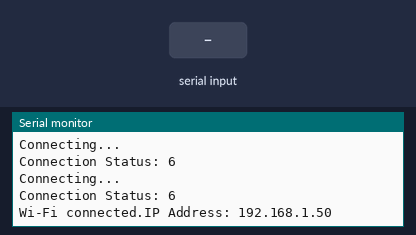
Recording of a sketch running on a simulated ESP8266 (NodeMCU). On the bench: the last lines printed to the serial monitor. The test bench sets the inputs (shaded band). WiFi joins after 1.5 s; servers stay silent unless stated.

Above: at 3.2 s.
3.3 s: "1\n" received over the second serial link
At 4.0 s:
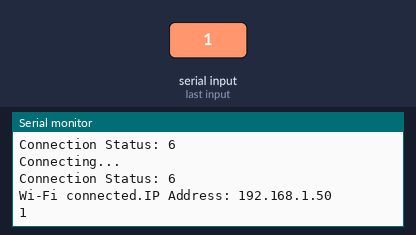
4.8 s: "0\n" received over the second serial link
At 5.2 s:
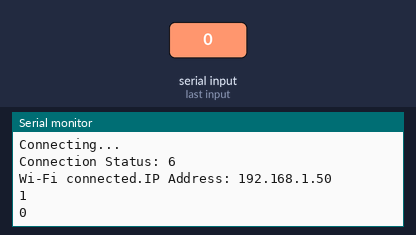
6.3 s: "2\n" received over the second serial link
At 7.5 s:
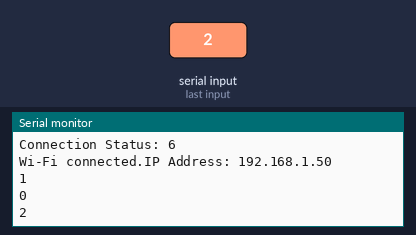

Measured:
- after the input at 3.3 s, the serial monitor: prints a new line at once (image 1)
- after the input at 4.8 s, the serial monitor: prints a new line at once (image 2)
- after the input at 6.3 s, the serial monitor: prints a new line at once (image 3)

The sketch:

ESP8266.ino
```cpp
#include <SoftwareSerial.h>
#include <ESP8266WiFi.h>
#include <ESP8266HTTPClient.h>

const char* ssid = "";
const char* pass = "";

SoftwareSerial arduinoSerial(D2, D3);

void setup() {
  Serial.begin(9600);
  arduinoSerial.begin(9600);
  pinMode(D2, INPUT);
  pinMode(D3, OUTPUT);
  WiFi.begin(ssid, pass);

  while (WiFi.status() != WL_CONNECTED) {
    Serial.println("Connecting...");
    Serial.printf("Connection Status: %d\n", WiFi.status());
    delay(1000);
  }

  Serial.print("Wi-Fi connected.");
  Serial.print("IP Address: ");
  Serial.println(WiFi.localIP());
}

void loop() {
  while (arduinoSerial.available() > 0) {
    String data = arduinoSerial.readStringUntil('\n');
    Serial.println(data);
  }
}
```
